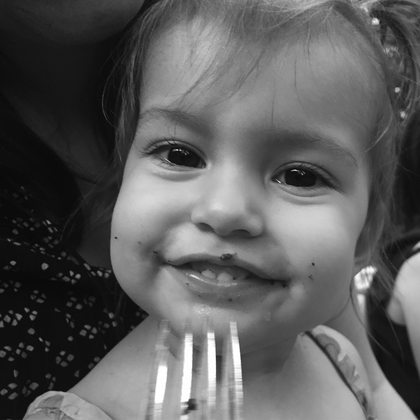
%> input picture PS5/bb.tiff, 420 x 420 px, shrunk from 1024 x 1024 before the run
$ octave blockdcttest.m   (GNU Octave 9; MATLAB toolbox functions it lacks are replaced by stand-ins)
%> lines starting %> are read from the running program, lines starting %| are printed output that depends on the picture
### PS5/block_dct2.m
%% Block DCT 2

function X_dct = block_dct2(X)
    N = length(X);
%> N = 420
    X_dct = zeros(N, N);
    blocksize = 8;
    numblocks = N / blocksize;
%> numblocks = 52.5

%     fun = @(block_struct) dct2(block_struct.data);
%     X_dct = blockproc(X, [blocksize blocksize], fun);

    for i = 0:numblocks - 1
        for j = 0:numblocks - 1
            X_dct(i*blocksize + 1:i*blocksize+blocksize, j*blocksize + 1:j*blocksize+blocksize) = dct2(X(i*blocksize + 1:i*blocksize+blocksize, j*blocksize + 1:j*blocksize+blocksize));
        end
    end
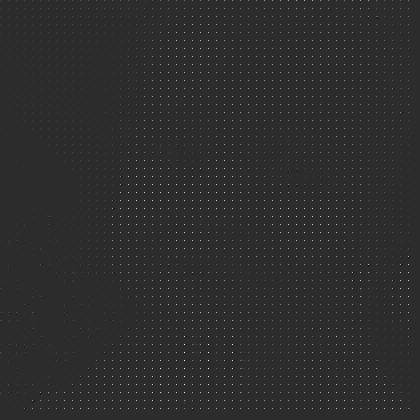
%> X_dct: size 420x420 double; min -1.69, max 7.92, mean 0.0436; drawn with min black and max white
end

### PS5/iblock_dct2.m
%% Block iDCT 2

function X = iblock_dct2(X_dct)
    N = length(X_dct);
    X = zeros(N, N);
    blocksize = 8;
    numblocks = N / blocksize;

%     fun = @(block_struct) idct2(block_struct.data);
%     X = blockproc(X_dct, [blocksize blocksize], fun);

    for i = 0:numblocks - 1
        for j = 0:numblocks - 1
            X(i*blocksize + 1:i*blocksize+blocksize, j*blocksize + 1:j*blocksize+blocksize) = idct2(X_dct(i*blocksize + 1:i*blocksize+blocksize, j*blocksize + 1:j*blocksize+blocksize));
        end
    end
end

### PS5/blockdcttest.m
%% Block DCT Test

X = im2double(imread('bb.tiff'));

% Block DCT
Xdct = block_dct2(X);
imshow(Xdct);
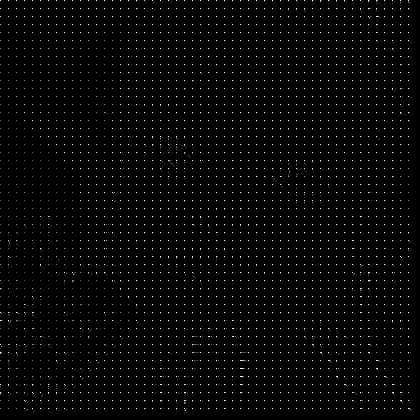
%> displayed picture: size 420x420, on the screen's scale of 0 to 255; min 0, max 255, mean 5.4
title('Block DCT');

% Block iDCT
figure;
X_rec = iblock_dct2(Xdct);
imshow(X_rec);
title('Block iDCT');
